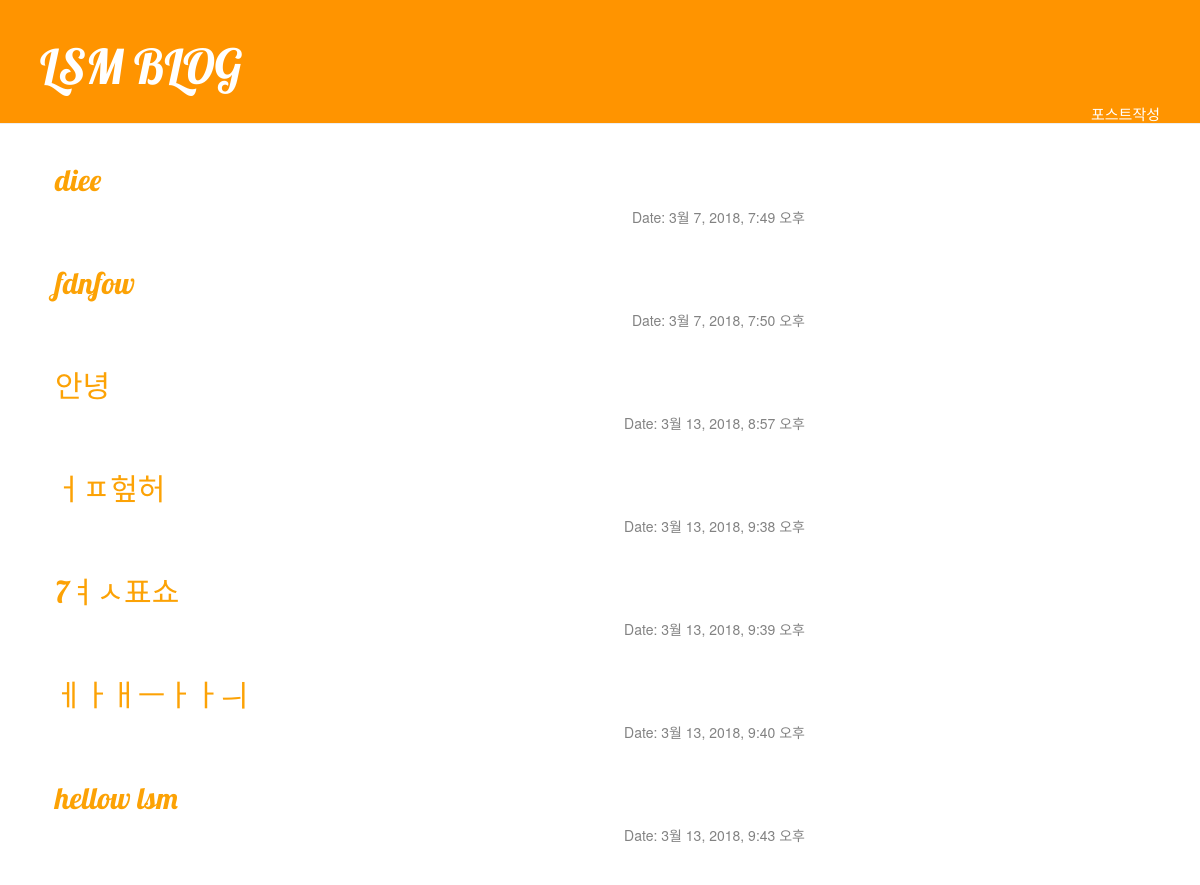
The page / on the database its author committed.
### post/models.py (models this page shows, shortened)
class Post(models.Model):
    title = models.CharField(max_length=100)
    content = models.TextField()
    created = models.DateTimeField(auto_created=True, auto_now=True)
    author = models.CharField(max_length=100)

### main/views.py (the view)
# urls.py: path('',mains)
def mains(request):
    context = {}
    context["posts11"] = Post.objects.all()
    return render(request, "main.html", context)

### templates/main.html
{% extends 'layout.html' %}
{% load staticfiles %}
{% block content %}
{%for post in posts11 %}
<div class="post">
    <h2><a href="/post/{{post.id}}/">{{post.title}}</a></h2>
    <p class="date">Date: {{post.created}}</p>
</div>
{%endfor%}
{% endblock %}

### templates/layout.html (shortened to what this page needs)
{% load staticfiles %}
<!DOCTYPE html>
<html lang="en">
<head>
<link rel="stylesheet" href="https://maxcdn.bootstrapcdn.com/bootstrap/3.3.7/css/bootstrap.min.css">
<link rel="stylesheet" href="https://maxcdn.bootstrapcdn.com/bootstrap/3.3.7/css/bootstrap-theme.min.css">
    <link rel="stylesheet" href="{% static 'css/blog.css' %}">
</head>
<body>
<div class="page-header">
    <h1><a href="/">LSM BLOG</a></h1>
    <a href="{% url 'post_new' %}" class="top-menu">
        포스트작성
    </a>
</div>
<div class="content container">
    <div class="row">
        <div class="col-md-8">
            {% block content %}
            {% endblock %}
        </div>
    </div>
</div>
</body>
</html>

### static/css/blog.css (style rules this page uses)
.page-header { background-color: #ff9400; margin-top: 0; padding: 20px 20px 20px 40px; }
.page-header h1, .page-header h1 a, .page-header h1 a:visited, .page-header h1 a:active { color: #ffffff; font-size: 36pt; text-decoration: none; }
.content { margin-left: 40px; }
h1, h2, h3, h4 { font-family: 'Lobster', cursive; }
.date { float: right; color: #828282; }
.top-menu, .top-menu:hover, .top-menu:visited { color: #ffffff; float: right; font-size: 15px; margin-right: 20px; }
.post { margin-bottom: 70px; }
h2 a { color:#FCA205; font-family: 'Lobster', cursive; }

### rows shown on the page
Post: title "diee", created "3월 7, 2018, 7:49 오후"
Post: title "fdnfow", created "3월 7, 2018, 7:50 오후"
Post: title "안녕", created "3월 13, 2018, 8:57 오후"
Post: title "ㅓㅍ헢허", created "3월 13, 2018, 9:38 오후"
Post: title "7ㅕㅅ표쇼", created "3월 13, 2018, 9:39 오후"
Post: title "ㅔㅏㅐㅡㅏㅏㅢ", created "3월 13, 2018, 9:40 오후"
Post: title "hellow lsm", created "3월 13, 2018, 9:43 오후"
